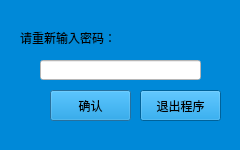
<?xml version="1.0" encoding="UTF-8"?>
<ui version="4.0">
 <class>CheckDialog</class>
 <widget class="QDialog" name="CheckDialog">
  <property name="geometry">
   <rect>
    <x>0</x>
    <y>0</y>
    <width>240</width>
    <height>150</height>
   </rect>
  </property>
  <property name="windowTitle">
   <string>Dialog</string>
  </property>
  <property name="styleSheet">
   <string notr="true">background-color:rgb(0,137,216)</string>
  </property>
  <widget class="QLineEdit" name="lineEdit">
   <property name="geometry">
    <rect>
     <x>40</x>
     <y>60</y>
     <width>161</width>
     <height>20</height>
    </rect>
   </property>
   <property name="styleSheet">
    <string notr="true">background-color: rgb(255, 255, 255);</string>
   </property>
  </widget>
  <widget class="QLabel" name="label">
   <property name="geometry">
    <rect>
     <x>20</x>
     <y>30</y>
     <width>211</width>
     <height>16</height>
    </rect>
   </property>
   <property name="text">
    <string>请重新输入密码：</string>
   </property>
  </widget>
  <widget class="QPushButton" name="pushButton">
   <property name="geometry">
    <rect>
     <x>50</x>
     <y>90</y>
     <width>81</width>
     <height>31</height>
    </rect>
   </property>
   <property name="text">
    <string>确认</string>
   </property>
  </widget>
  <widget class="QPushButton" name="pushButton_2">
   <property name="geometry">
    <rect>
     <x>140</x>
     <y>90</y>
     <width>81</width>
     <height>31</height>
    </rect>
   </property>
   <property name="text">
    <string>退出程序</string>
   </property>
  </widget>
 </widget>
 <resources/>
 <connections/>
</ui>
